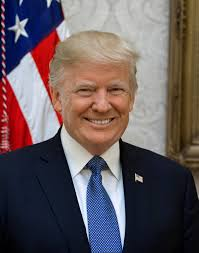
#> input picture 08112019/contest_round_2/07/trump.jpg, 199 x 253 px
$ python main.py
#> lines starting #> are read from the running program, lines starting #| are printed output that depends on the picture
import cv2
import numpy as np
import matplotlib.pyplot as plt
img = cv2.imread('./trump.jpg')
#> img is the input picture: shape (253, 199, 3); mean B, G, R 92, 89, 101.4
noise = cv2.imread('./noise.jpg')
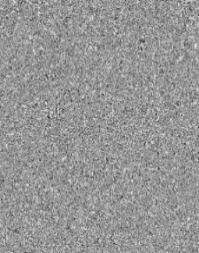
#> input picture 08112019/contest_round_2/07/noise.jpg, 199 x 253 px
#> noise is the input picture: shape (253, 199, 3); min 55, max 235, mean 149.7
f = np.zeros((img.shape),np.uint8)
for c in range(3):
    for i in range(img.shape[0]):
        for j in range(img.shape[1]):
            f[i][j][c] = img[i][j][c] if img[i][j][c] + noise[i][j][c] > 255 else img[i][j][c] + noise[i][j][c]
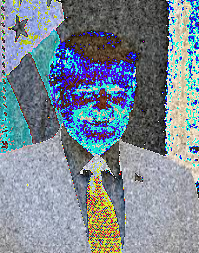
#> f: shape (253, 199, 3); mean B, G, R 148, 136.4, 122.7
cv2.imwrite('result.jpg',f)
